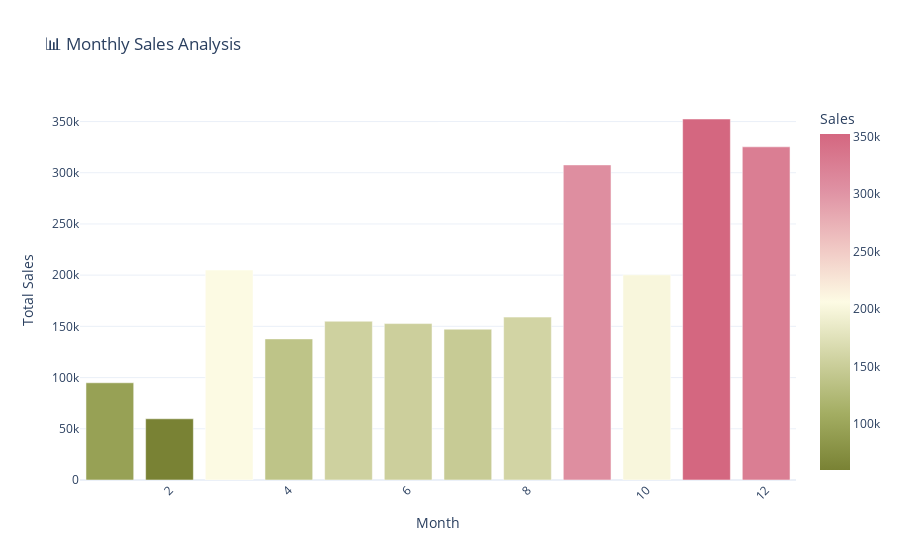

Source (notebook cell):
### Code cell
import plotly.express as px

# Monthly Sales Grouping (Already correct)
sales_by_month = data.groupby('Order Month')['Sales'].sum().reset_index()

# ✅ Bar Chart Plot
fig = px.bar(
    sales_by_month, 
    x='Order Month', 
    y='Sales', 
    title='📊 Monthly Sales Analysis',
    color='Sales',  # optional: color intensity based on sales
    color_continuous_scale='armyrose'  # choose color theme
)

fig.update_layout(xaxis_title='Month', yaxis_title='Total Sales ', xaxis_tickangle=-45)
fig.show()

### Figure 1 — Plotly figure (JSON) as saved in the notebook; plotly's stock layout.template omitted (floating-point values rounded to 4 significant figures)
{"data": [{"alignmentgroup": "True", "hovertemplate": "Order Month=%{x}<br>Sales=%{marker.color}<extra></extra>", "legendgroup": "", "marker": {"color": [94920.0, 59750.0, 205000.0, 137800.0, 155000.0, 152700.0, 147200.0, 159000.0, 307600.0, 200300.0, 352500.0, 325300.0], "coloraxis": "coloraxis", "pattern": {"shape": ""}}, "name": "", "offsetgroup": "", "orientation": "v", "showlegend": false, "textposition": "auto", "type": "bar", "x": [1, 2, 3, 4, 5, 6, 7, 8, 9, 10, 11, 12], "xaxis": "x", "y": [94920.0, 59750.0, 205000.0, 137800.0, 155000.0, 152700.0, 147200.0, 159000.0, 307600.0, 200300.0, 352500.0, 325300.0], "yaxis": "y"}], "layout": {"barmode": "relative", "coloraxis": {"colorbar": {"title": {"text": "Sales"}}, "colorscale": [[0, "rgb(121, 130, 52)"], [0.1667, "rgb(163, 173, 98)"], [0.3333, "rgb(208, 211, 162)"], [0.5, "rgb(253, 251, 228)"], [0.6667, "rgb(240, 198, 195)"], [0.8333, "rgb(223, 145, 163)"], [1, "rgb(212, 103, 128)"]]}, "legend": {"tracegroupgap": 0}, "title": {"text": "📊 Monthly Sales Analysis"}, "xaxis": {"anchor": "y", "domain": [0, 1], "tickangle": -45, "title": {"text": "Month"}}, "yaxis": {"anchor": "x", "domain": [0, 1], "title": {"text": "Total Sales "}}}}
